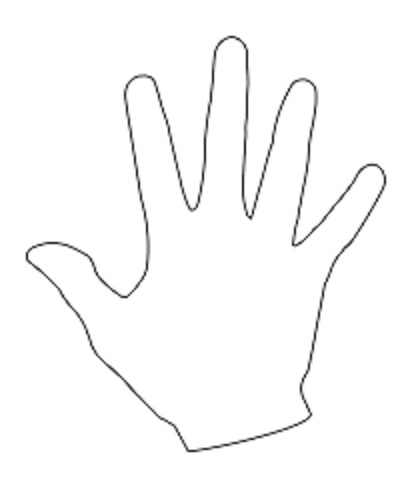
#> input picture images/hand.jpg, 412 x 488 px
$ python convex_hull.py
#> lines starting #> are read from the running program, lines starting #| are printed output that depends on the picture; after the words box and inside, x2 and y2 are one past the last pixel; in counts of white or black regions, pixels touching at a corner belong together
import cv2
import numpy as np

image = cv2.imread('../images/hand.jpg')
#> image is the input picture: shape (488, 412, 3); min 28, max 255, mean 250.3
img_copy = image.copy()
cv2.imshow('original house',image)
cv2.waitKey(0)
cv2.destroyAllWindows()

gray = cv2.cvtColor(image,cv2.COLOR_BGR2GRAY)
ret,thresh = cv2.threshold(gray,127,255,cv2.THRESH_BINARY)
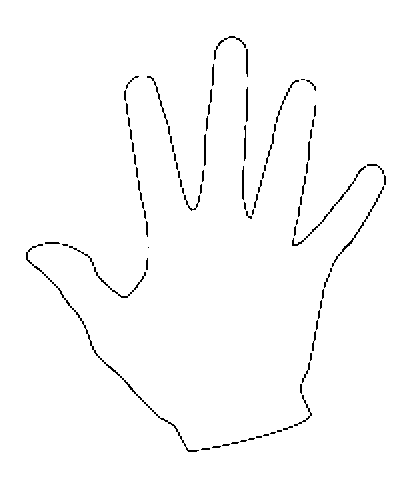
#> thresh: shape (488, 412); 98.4% white; black in thin lines or dots, all inside (x1, y1, x2, y2) = (26, 36, 386, 452)

contours,hierarchy = cv2.findContours(thresh.copy(),cv2.RETR_LIST,cv2.CHAIN_APPROX_NONE)
#> contours = 253 contours, 156 with area under 20; largest, box (x1, y1, x2, y2) and area: (0, 0, 412, 488) 200157, (245, 86, 249, 123) 102, (241, 165, 245, 201) 97, (243, 124, 247, 162) 97, (203, 133, 207, 167) 94
n = len(contours)-1
#> n = 252
contour_sorted = sorted(contours,key = cv2.contourArea,reverse=False)[:n]
#> contour_sorted = 252 contours, 156 with area under 20; largest, box (x1, y1, x2, y2) and area: (245, 86, 249, 123) 102, (241, 165, 245, 201) 97, (243, 124, 247, 162) 97, (203, 133, 207, 167) 94, (245, 48, 249, 78) 82

for i,c in enumerate(contour_sorted):
    hull = cv2.convexHull(c)
    cv2.drawContours(image,[hull],0,(255,0,240),3)
    cv2.imshow('hull',image)
    cv2.waitKey(0)
#> this loop made 252 passes
#> hull on pass 1: [[147, 247], [148, 246], [149, 247], [148, 248]]
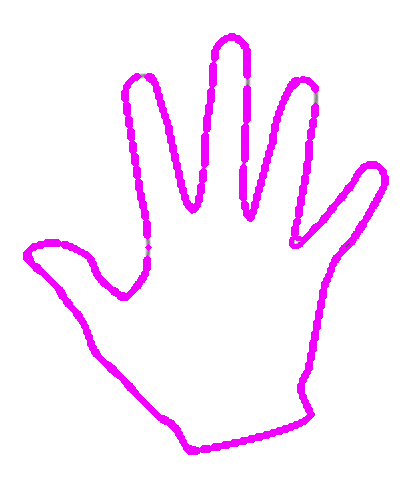
#> image: shape (488, 412, 3); 7.25% of pixels changed, all inside (x1, y1, x2, y2) = (23, 33, 389, 455)

cv2.destroyAllWindows()
